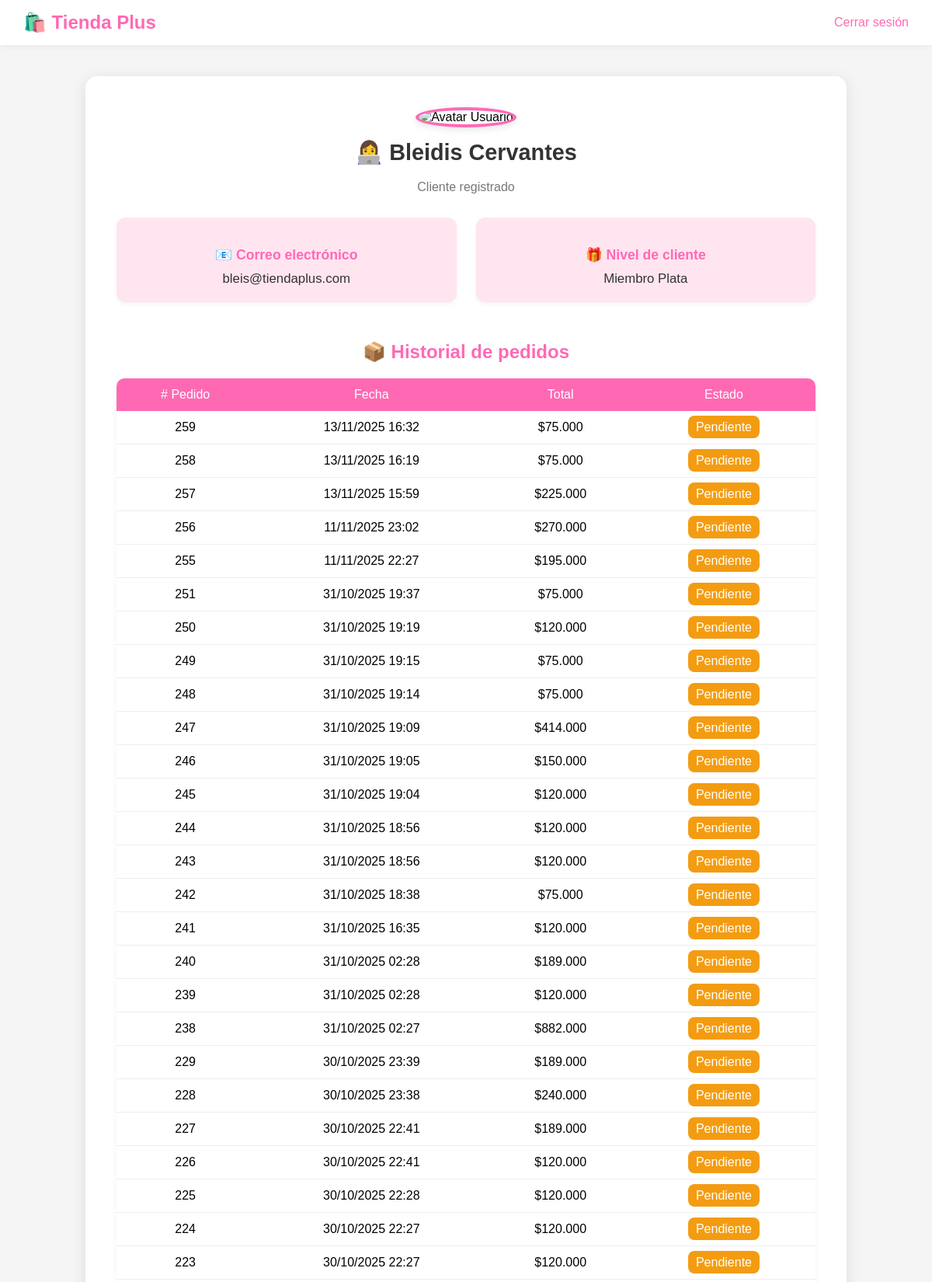
The app's page /perfil.php (signed in, upper part) with its own data.
### tables this page shows
CREATE TABLE `usuarios` (
  `id` int(11) NOT NULL,
  `nombre` varchar(100) NOT NULL,
  `email` varchar(100) NOT NULL,
  `password` varchar(255) NOT NULL,
  `rol` enum('admin','cliente') DEFAULT 'cliente',
  `fecha_creacion` timestamp NOT NULL DEFAULT current_timestamp()
);

CREATE TABLE `pedidos` (
  `id` int(11) NOT NULL,
  `usuario_id` int(11) DEFAULT NULL,
  `fecha` timestamp NOT NULL DEFAULT current_timestamp(),
  `total` decimal(10,2) NOT NULL,
  `estado` enum('pendiente','procesando','completado','cancelado') DEFAULT 'pendiente',
  `cliente` varchar(255) NOT NULL,
  `email` varchar(255) NOT NULL,
  `direccion` varchar(255) DEFAULT NULL,
  `ciudad` varchar(100) NOT NULL,
  `metodo_pago` varchar(50) NOT NULL
);

### web/perfil.php (the view, shortened to what this page needs)
<?php
$conn = new mysqli("localhost", "root", "", "TiendaPlus");
$usuario_id = $_SESSION['usuario_id'];
$stmt = $conn->prepare("SELECT nombre, email FROM usuarios WHERE id = ?");
$stmt->bind_param("i", $usuario_id);
$stmt->execute();
$result = $stmt->get_result();
$usuario = $result->fetch_assoc();
$pedidos = [];
$query = $conn->prepare("SELECT id, fecha, total, estado FROM pedidos WHERE usuario_id = ? ORDER BY fecha DESC");
$query->bind_param("i", $usuario_id);
$query->execute();
$res = $query->get_result();
while ($row = $res->fetch_assoc()) {
    $pedidos[] = $row;
}
?>
<!DOCTYPE html>
<html lang="es">
<head>
</head>
<body>
  <div class="header">
    <h2>🛍️ Tienda Plus</h2>
    <a href="logout.php">Cerrar sesión</a>
  </div>
  <div class="container">
    <div class="profile-header">
      <img src="https://cdn-icons-png.flaticon.com/512/3135/3135715.png" alt="Avatar Usuario">
      <h1>👩‍💻 <?= htmlspecialchars($usuario['nombre']) ?></h1>
      <p style="color:#777;">Cliente registrado</p>
    </div>
    <div class="profile-info">
      <div class="info-card">
        <h3>📧 Correo electrónico</h3>
        <p><?= htmlspecialchars($usuario['email']) ?></p>
      </div>
      <div class="info-card">
        <h3>🎁 Nivel de cliente</h3>
        <p>Miembro Plata</p>
      </div>
    </div>
    <div class="table-section">
      <h2>📦 Historial de pedidos</h2>
      <?php if (count($pedidos) > 0): ?>
      <table>
        <tr>
          <th># Pedido</th>
          <th>Fecha</th>
          <th>Total</th>
          <th>Estado</th>
        </tr>
        <?php foreach ($pedidos as $p): ?>
        <tr>
          <td><?= $p['id'] ?></td>
          <td><?= date("d/m/Y H:i", strtotime($p['fecha'])) ?></td>
          <td>$<?= number_format($p['total'], 0, ',', '.') ?></td>
          <td><span class="badge <?= strtolower($p['estado']) ?>"><?= ucfirst($p['estado']) ?></span></td>
        </tr>
        <?php endforeach; ?>
      </table>
      <?php else: ?>
        <p style="text-align:center; color:#555;">🕓 No tienes pedidos registrados todavía.</p>
      <?php endif; ?>
    </div>
  </div>
</body>
</html>

### web/perfil.php (style rules this page uses)
:root { --rosa: #ff69b4; --rosa-claro: #ffe5f0; --gris: #f5f5f5; --texto: #333; }
body { font-family: 'Poppins', Arial, sans-serif; background: var(--gris); margin: 0; padding: 0; }
.header { background: white; padding: 15px 30px; box-shadow: 0 2px 8px rgba(0,0,0,0.05); display: flex; justify-content: space-between; align-items: center; }
.header h2 { color: var(--rosa); font-weight: 600; margin: 0; }
.header a { text-decoration: none; color: var(--rosa); font-weight: 500; }
.container { max-width: 900px; background: white; margin: 40px auto; padding: 40px; border-radius: 15px; box-shadow: 0 4px 20px rgba(0,0,0,0.1); }
.profile-header { text-align: center; margin-bottom: 30px; }
.profile-header img { width: 120px; height: 120px; border-radius: 50%; object-fit: cover; border: 4px solid var(--rosa); box-shadow: 0 3px 10px rgba(0,0,0,0.1); }
.profile-header h1 { color: var(--texto); margin-top: 15px; font-size: 1.8em; }
.profile-info { display: grid; grid-template-columns: 1fr 1fr; gap: 25px; margin-top: 30px; }
.info-card { background: var(--rosa-claro); padding: 20px; border-radius: 12px; box-shadow: 0 2px 6px rgba(0,0,0,0.05); text-align: center; }
.info-card h3 { color: var(--rosa); font-size: 1.1em; margin-bottom: 10px; }
.info-card p { color: var(--texto); font-size: 1.05em; margin: 0; }
.table-section { margin-top: 50px; }
.table-section h2 { color: var(--rosa); text-align: center; margin-bottom: 20px; }
table { width: 100%; border-collapse: collapse; border-radius: 10px; overflow: hidden; box-shadow: 0 2px 10px rgba(0,0,0,0.05); }
th { background: var(--rosa); color: white; padding: 12px; text-align: center; font-weight: 500; }
td { padding: 12px; text-align: center; border-bottom: 1px solid #eee; }
.badge { padding: 6px 10px; border-radius: 8px; color: white; font-weight: 500; }
.badge.pendiente { background: #f39c12; }

### records on screen
usuarios: nombre "Bleidis Cervantes", email "bleis@tiendaplus.com"
pedidos: id "259", fecha "13/11/2025 16:32", total "75.000", estado "Pendiente"
pedidos: id "258", fecha "13/11/2025 16:19", total "75.000", estado "Pendiente"
pedidos: id "257", fecha "13/11/2025 15:59", total "225.000", estado "Pendiente"
pedidos: id "256", fecha "11/11/2025 23:02", total "270.000", estado "Pendiente"
pedidos: id "255", fecha "11/11/2025 22:27", total "195.000", estado "Pendiente"
pedidos: id "251", fecha "31/10/2025 19:37", total "75.000", estado "Pendiente"
pedidos: id "250", fecha "31/10/2025 19:19", total "120.000", estado "Pendiente"
pedidos: id "249", fecha "31/10/2025 19:15", total "75.000", estado "Pendiente"
pedidos: id "248", fecha "31/10/2025 19:14", total "75.000", estado "Pendiente"
pedidos: id "247", fecha "31/10/2025 19:09", total "414.000", estado "Pendiente"
pedidos: id "246", fecha "31/10/2025 19:05", total "150.000", estado "Pendiente"
pedidos: id "245", fecha "31/10/2025 19:04", total "120.000", estado "Pendiente"
pedidos: id "244", fecha "31/10/2025 18:56", total "120.000", estado "Pendiente"
pedidos: id "243", fecha "31/10/2025 18:56", total "120.000", estado "Pendiente"
pedidos: id "242", fecha "31/10/2025 18:38", total "75.000", estado "Pendiente"
pedidos: id "241", fecha "31/10/2025 16:35", total "120.000", estado "Pendiente"
pedidos: id "240", fecha "31/10/2025 02:28", total "189.000", estado "Pendiente"
pedidos: id "239", fecha "31/10/2025 02:28", total "120.000", estado "Pendiente"
pedidos: id "238", fecha "31/10/2025 02:27", total "882.000", estado "Pendiente"
pedidos: id "229", fecha "30/10/2025 23:39", total "189.000", estado "Pendiente"
pedidos: id "228", fecha "30/10/2025 23:38", total "240.000", estado "Pendiente"
pedidos: id "227", fecha "30/10/2025 22:41", total "189.000", estado "Pendiente"
pedidos: id "226", fecha "30/10/2025 22:41", total "120.000", estado "Pendiente"
pedidos: id "225", fecha "30/10/2025 22:28", total "120.000", estado "Pendiente"
pedidos: id "224", fecha "30/10/2025 22:27", total "120.000", estado "Pendiente"
pedidos: id "223", fecha "30/10/2025 22:27", total "120.000", estado "Pendiente"
